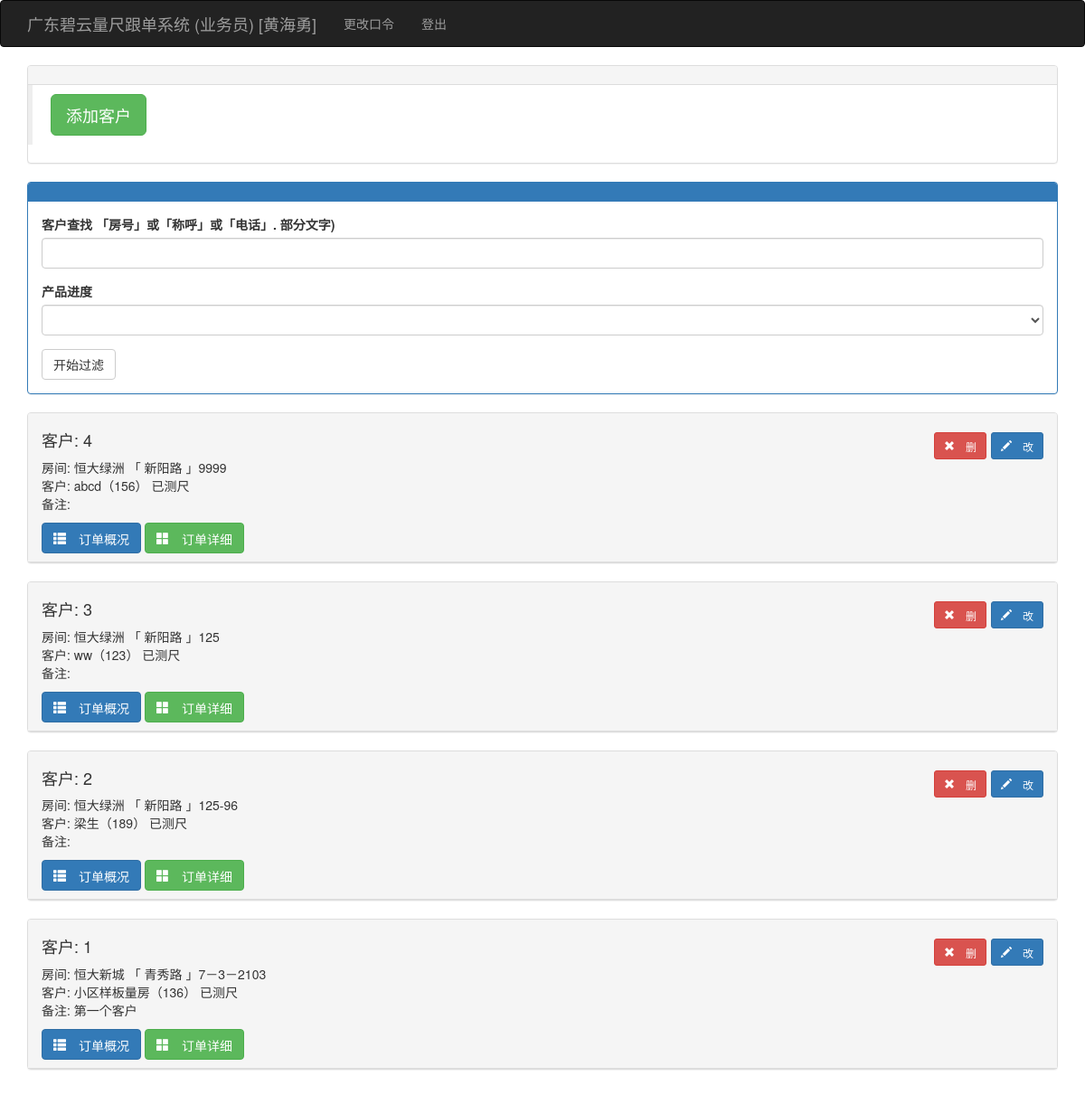
Page /kehulist (signed in) on the earlier database version.
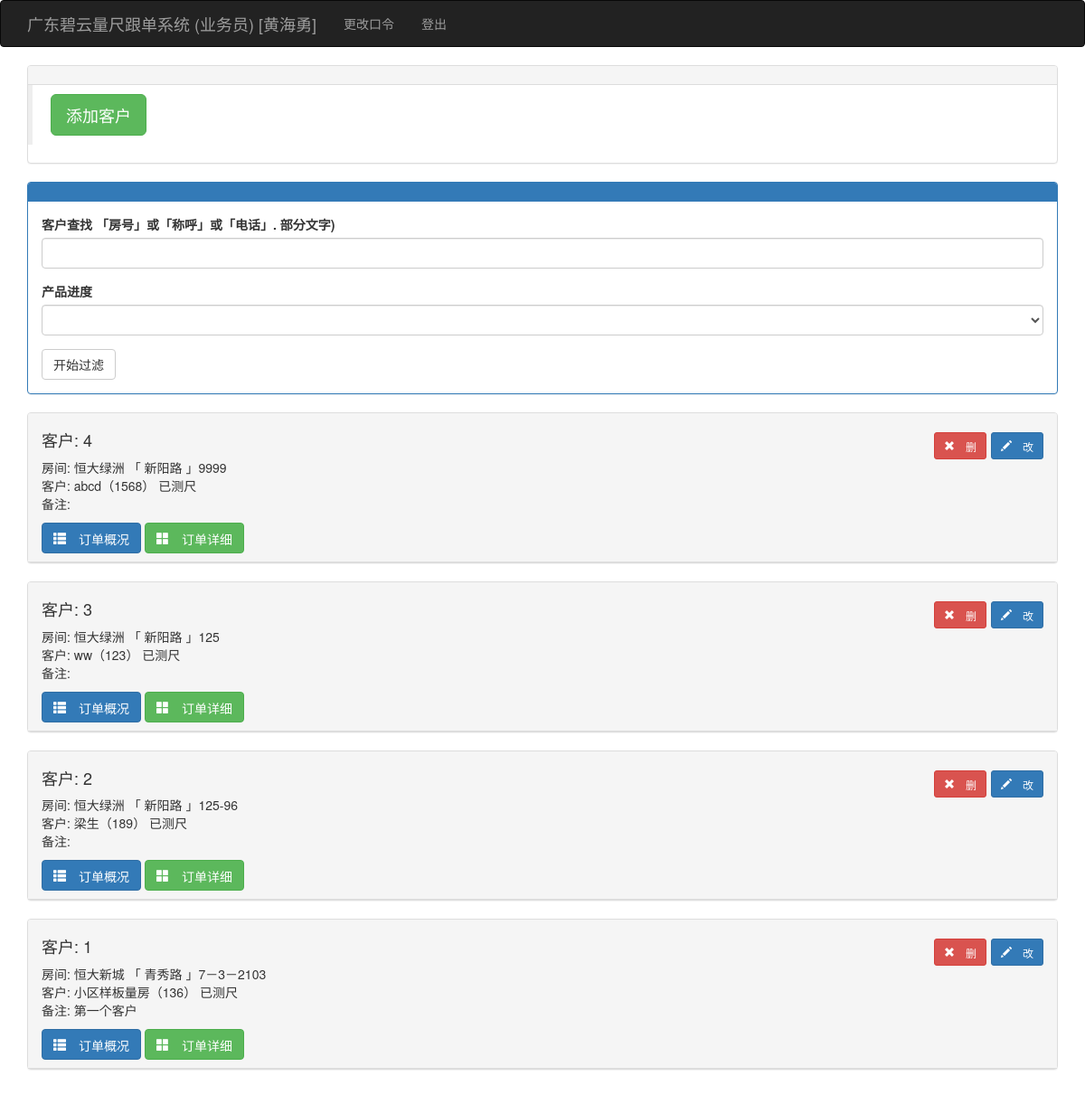
Same page on the later database version.
### app/models.py (models this page shows, shortened)
class User(UserMixin, db.Model):
    __tablename__ = 'users'
    id = db.Column(db.Integer, primary_key=True)
    user = db.Column(db.String(64), unique=True, index=True)
    pin = db.Column(db.String(64))
    username = db.Column(db.String(64))
    tel = db.Column(db.String(32))
    role = db.Column(db.String(64))
    isuse = db.Column(db.Boolean, default=False)
    beizhu = db.Column(db.String(64))
    kehus = db.relationship('Kehu', backref='user', lazy='dynamic')
    @login_manager.user_loader
    def load_user(user_id):
        return User.query.get(int(user_id))

class Kehu(db.Model):
    __tablename__ = 'kehus'
    id = db.Column(db.Integer, primary_key=True)
    user_id = db.Column(db.Integer, db.ForeignKey('users.id'))
    xiaoqu_id = db.Column(db.Integer, db.ForeignKey('xiaoqus.id'))
    fangjian = db.Column(db.String(64))
    chenghu = db.Column(db.String(64))
    tel = db.Column(db.String(64))
    zje = db.Column(db.Float)
    beizhu = db.Column(db.String(64))
    status = db.Column(db.Integer, default=1)  # 1已测尺、2已下单、3已安装、4已清款
    time0 = db.Column(db.DateTime(), default=datetime.utcnow)
    time1 = db.Column(db.DateTime())
    time2 = db.Column(db.DateTime())
    time3 = db.Column(db.DateTime())
    dingdans = db.relationship('Dingdan', backref='kehu', lazy='dynamic')

class Xiaoqu(db.Model):
    __tablename__ = 'xiaoqus'
    id = db.Column(db.Integer, primary_key=True)
    xiaoqu = db.Column(db.String(64), unique=True, index=True)
    dizhi = db.Column(db.String(100))
    beizhu = db.Column(db.String(128))
    kehus = db.relationship('Kehu', backref='xiaoqu', lazy='dynamic')

### app/main/views.py (the view)
@main.route('/kehulist', methods=['GET', 'POST'])
@login_required
def kehulist():
    if current_user.role != '业务员':
        return redirect(url_for('main.index'))
    form = FindkhForm()
    user = current_user._get_current_object()
    if form.validate_on_submit():
        session['infostring'] = form.infostring.data
        session['status'] = form.status.data
        return redirect(url_for('main.kehulist'))
    if session.get('infostring') != None:
        infostring = '%' + session.get('infostring') + '%'
    else:
        infostring = '%'
    prewhere = session.get('infostring')
    status = session.get('status', 0)
    kehus = Kehu.query.filter(Kehu.user == current_user._get_current_object()).filter(
        or_(Kehu.fangjian.like(infostring), Kehu.chenghu.like(infostring),
            Kehu.tel.like(infostring))).order_by(Kehu.id.desc())  # .order_by(Guke.outtime.desc())
    form.infostring.data = session.get('infostring', '')
    form.status.data = status
    return render_template('kehulist.html', kehus=kehus, form=form, prewhere=prewhere, status=status)  # ,

### app/main/forms.py
class FindkhForm(FlaskForm):
    infostring = StringField('客户查找 「房号」或「称呼」或「电话」. 部分文字)')
    status = SelectField('产品进度', coerce=int)
    submit = SubmitField('开始过滤')
    def __init__(self, *args, **kwargs):
        super(FindkhForm, self).__init__(*args, **kwargs)
        self.status.choices = [(0, ''), (1, '已量尺'), (2, '已下单'), (3, '已订货'), (6, '已收货'),
                               (7, '安装中'), (8, '安装完成'), (9, '已清款')]  #, (4, '已入库'), (5, '已发货')

### manage.py (called while the page is built)
def set_var(var):  # 设置全局变量
    global_var[0] = var
    return ""

def get_var():  # 获取全局变量
    return global_var[0]

### app/templates/kehulist.html (shortened to what this page needs)
{% extends "base.html" %}
{% import "bootstrap/wtf.html" as wtf %}
{% block page_content %}
    <div class="panel panel-default">
        <div class="panel-heading"></div>
        <div class="post-body">
            <blockquote>
                <a class="btn btn-success btn-lg" href="{{ url_for('main.addkehu') }}">添加客户</a>
            </blockquote>
        </div>
    </div>
    <div class="panel panel-primary">
        <div class="panel-heading">
        </div>
        <div class="panel-body">
                {{ wtf.quick_form(form) }}
        </div>
    </div>
    {% for kehu in kehus %}
        {% if get_var() == 1 %}
                <div class="panel panel-default">
                    <div class="panel-heading"><h4>客户: {{ kehu.id }}
                        <span class="pull-right">
                    <a class="btn btn-danger glyphicon glyphicon-remove btn-sm"
                       href="{{ url_for('main.delkehu', id=kehu.id) }}"> 删</a>
                    <a class="btn btn-primary glyphicon glyphicon-pencil btn-sm"
                       href="{{ url_for('main.editkehu', id=kehu.id) }}"> 改</a>
                    </span>
                    </h4>
                        <ul class="list-unstyled">
                            <li>房间: {{ kehu.xiaoqu.xiaoqu }} 「 {{ kehu.xiaoqu.dizhi }} 」{{ kehu.fangjian }}</li>
                            <li>客户: {{ kehu.chenghu }}（{{ kehu.tel }}）
                                {% if kehu.status == 1 %}
                                    已测尺
                                {% elif kehu.status == 2 %}
                                    已下单
                                {% elif kehu.status == 3 %}
                                    已安装
                                {% elif kehu.status == 4 %}
                                    已清款
                                {% else %}
                                    状态有误
                                {% endif %}
                            </li>
                            <li>备注: {{ kehu.beizhu }}</li>
                        </ul>
                        <button type="button" class="btn btn-primary glyphicon glyphicon-th-list" data-toggle="collapse"
                                data-target="#c{{ kehu.id }}">
                            订单概况
                        </button>
                        <a class="btn btn-success glyphicon glyphicon-th-large"
                           href="{{ url_for('main.showkehudd', id=kehu.id) }}"> 订单详细</a>
                    </div>
                </div>
        {% endif %}
    {% endfor %}
{% endblock %}

### app/templates/base.html (shortened to what this page needs)
{% extends "bootstrap/base.html" %}
{% import 'render_listcp.html' as macors %}
{% block head %}
{{ super() }}
<link rel="stylesheet" type="text/css" href="{{ url_for('static', filename='styles.css') }}">
{% endblock %}
{% block navbar %}
<div class="navbar navbar-inverse" role="navigation">
    <div class="container">
        <div class="navbar-header">
            <a class="navbar-brand" href="{{ url_for('main.index') }}">广东碧云量尺跟单系统 ({{ current_user.role }}) [{{ current_user.username }}] </a>
        </div>
        <div class="navbar-collapse collapse">
            <ul class="nav navbar-nav">
                {% if current_user.is_authenticated %}
                <li><a href="{{ url_for('auth.change_pin') }}">更改口令</a></li>
                <li><a href="{{ url_for('auth.logout') }}">登出</a></li>
                {% endif %}
            </ul>
        </div>
    </div>
</div>
{% endblock %}
{% block content %}
<div class="container">
    {% block page_content %}{% endblock %}
</div>
{% endblock %}

Differences in the rows shown:
changed Kehu "abcd": tel "156" → "1568"
